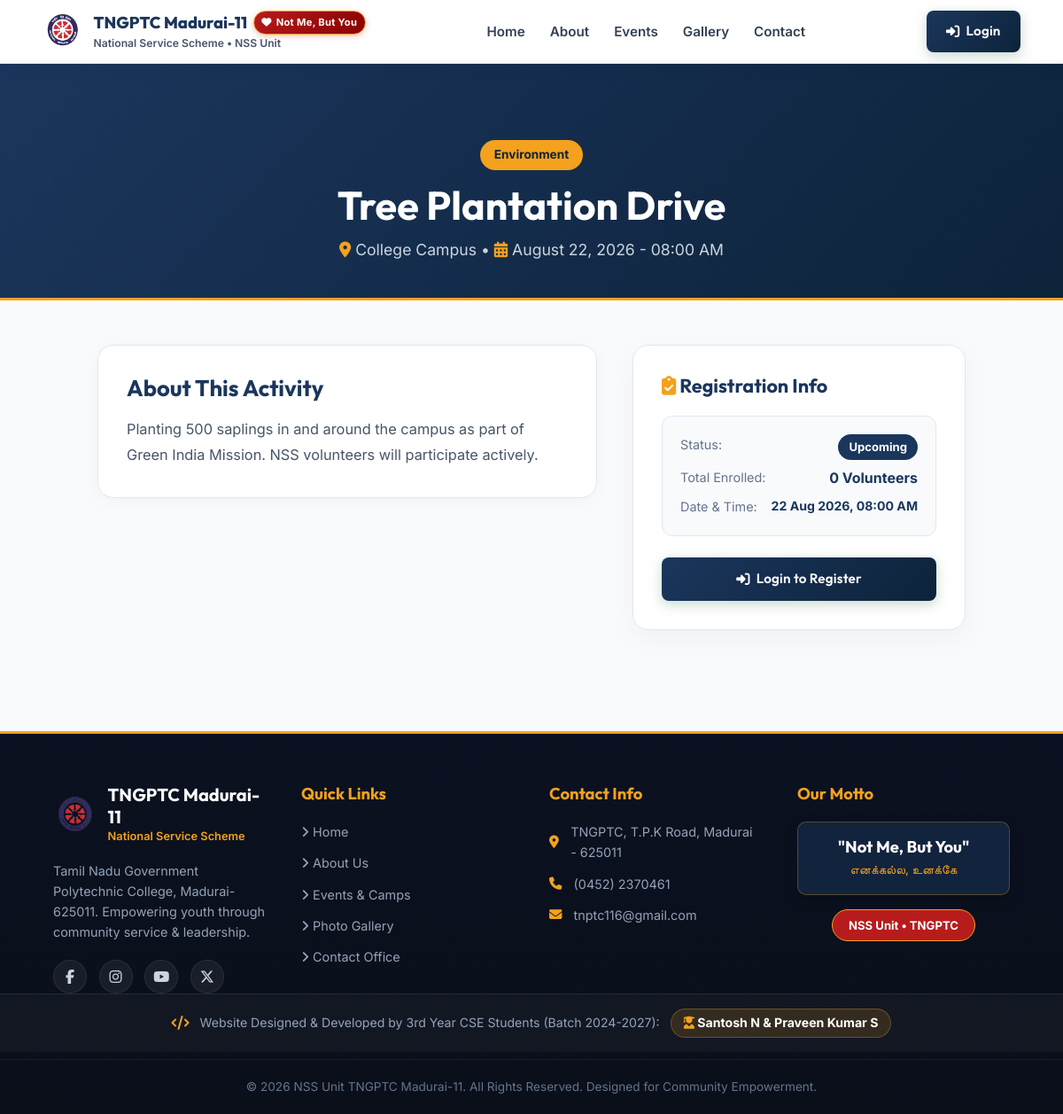
The page /event-detail.php?id=2 on the database its author committed.
### tables this page shows
CREATE TABLE events (
    id INT AUTO_INCREMENT PRIMARY KEY,
    title VARCHAR(200) NOT NULL,
    description TEXT,
    event_date DATETIME NOT NULL,
    end_date DATETIME DEFAULT NULL,
    location VARCHAR(200),
    image VARCHAR(255) DEFAULT NULL,
    image_path VARCHAR(255) DEFAULT NULL,
    category VARCHAR(100) DEFAULT 'General',
    max_participants INT DEFAULT 0,
    status ENUM('upcoming','ongoing','completed','postponed','cancelled') DEFAULT 'upcoming',
    created_by INT,
    created_at TIMESTAMP DEFAULT CURRENT_TIMESTAMP,
    FOREIGN KEY (created_by) REFERENCES users(id) ON DELETE SET NULL
);

### event-detail.php (the view, shortened to what this page needs)
<?php
require_once __DIR__ . '/includes/db.php';
require_once __DIR__ . '/includes/functions.php';
$event_id = (int)($_GET['id'] ?? 0);
$stmt = $pdo->prepare("SELECT e.*, (SELECT COUNT(*) FROM event_registrations r WHERE r.event_id = e.id) as reg_count FROM events e WHERE e.id = ?");
$stmt->execute([$event_id]);
$event = $stmt->fetch(PDO::FETCH_ASSOC);
$user_id = $_SESSION['user_id'] ?? 0;
$is_registered = false;
$eventTimestamp = strtotime($event['event_date']);
$now = time();
$rawStatus = strtolower($event['status'] ?? 'upcoming');
if ($rawStatus === 'postponed' || $rawStatus === 'cancelled') {
    $status = $rawStatus;
} elseif ($eventTimestamp > $now) {
    $status = 'upcoming';
} elseif ($eventTimestamp <= $now && $eventTimestamp >= ($now - 86400)) {
    $status = 'ongoing';
} else {
    $status = 'completed';
}
require_once __DIR__ . '/includes/header.php';
?>
<div class="page-hero" style="padding: 90px 5% 40px; text-align: center; background: linear-gradient(135deg, #1b365d 0%, #0d233a 100%); border-bottom: 3px solid #f4a11d;">
    <span class="badge" style="background:#f4a11d; color:#0d233a; padding:6px 16px; border-radius:20px; font-weight:700; margin-bottom:12px; display:inline-block; font-size:0.85rem;"><?= htmlspecialchars($event['category'] ?? 'General') ?></span>
    <h1 class="page-title" style="font-size:2.8rem; color:white; margin-bottom: 0.5rem;"><?= htmlspecialchars($event['title']) ?></h1>
    <p style="color:#cbd5e1; font-size:1.1rem;"><i class="fas fa-map-marker-alt text-accent"></i> <?= htmlspecialchars($event['location']) ?> • <i class="fas fa-calendar-alt text-accent"></i> <?= date('F d, Y - h:i A', $eventTimestamp) ?></p>
</div>
<section class="section" style="padding: 50px 5%; max-width: 1100px; margin: 0 auto;">
    <div class="event-detail-grid">
        <div>
            <div class="glass-panel" style="background:#ffffff; border:1px solid #e2e8f0; border-radius:18px; padding:2rem; margin-bottom:30px; box-shadow:0 4px 20px rgba(0,0,0,0.03);">
                <h2 style="color:#1b365d; font-family:'Outfit',sans-serif; margin-bottom:1rem; font-size:1.6rem;">About This Activity</h2>
                <p style="color:#475569; font-size:1.02rem; line-height:1.8; white-space:pre-line; margin:0;"><?= htmlspecialchars($event['description'] ?? 'No detailed description available.') ?></p>
            </div>
        </div>
        <div class="glass-panel" style="background:#ffffff; border:1px solid #e2e8f0; border-radius:18px; padding:2rem; box-shadow:0 10px 30px rgba(0,0,0,0.04); position:sticky; top:90px;">
            <h3 style="color:#1b365d; font-family:'Outfit',sans-serif; margin-bottom:1.25rem; font-size:1.35rem;"><i class="fas fa-clipboard-check text-accent"></i> Registration Info</h3>
            <div style="margin-bottom:1.5rem; background:#f8fafc; padding:1.25rem; border-radius:12px; border:1px solid #e2e8f0;">
                <div style="display:flex; justify-content:space-between; margin-bottom:8px;">
                    <span style="color:#64748b; font-size:0.9rem;">Status:</span>
                    <?php if ($status === 'upcoming'): ?>
                        <span class="badge" style="background:#1b365d; color:#ffffff; padding:4px 12px; border-radius:20px; font-weight:700; font-size:0.82rem;">Upcoming</span>
                    <?php elseif ($status === 'ongoing'): ?>
                        <span class="badge" style="background:#dcfce7; color:#166534; padding:4px 12px; border-radius:20px; font-weight:700; font-size:0.82rem;"><i class="fas fa-spinner fa-spin"></i> Ongoing Now</span>
                    <?php elseif ($status === 'completed'): ?>
                        <span class="badge" style="background:#f1f5f9; color:#475569; padding:4px 12px; border-radius:20px; font-weight:700; font-size:0.82rem;">Completed</span>
                    <?php elseif ($status === 'postponed'): ?>
                        <span class="badge" style="background:#fef3c7; color:#92400e; padding:4px 12px; border-radius:20px; font-weight:700; font-size:0.82rem;">Postponed</span>
                    <?php else: ?>
                        <span class="badge" style="background:#fee2e2; color:#991b1b; padding:4px 12px; border-radius:20px; font-weight:700; font-size:0.82rem;">Cancelled</span>
                    <?php endif; ?>
                </div>
                <div style="display:flex; justify-content:space-between; margin-bottom:8px;">
                    <span style="color:#64748b; font-size:0.9rem;">Total Enrolled:</span>
                    <strong style="color:#1b365d; font-size:1rem;"><?= $event['reg_count'] ?> Volunteers</strong>
                </div>
                <div style="display:flex; justify-content:space-between;">
                    <span style="color:#64748b; font-size:0.9rem;">Date & Time:</span>
                    <strong style="color:#1b365d; font-size:0.88rem;"><?= date('d M Y, h:i A', $eventTimestamp) ?></strong>
                </div>
            </div>
            <?php if ($status === 'completed'): ?>
                <button class="btn btn-outline btn-block" style="width:100%; padding:0.85rem; opacity:0.8; cursor:not-allowed;" disabled>
                    <i class="fas fa-flag-checkered"></i> Event Over — Thanks for Participating!
                </button>
            <?php elseif ($status === 'postponed' || $status === 'cancelled'): ?>
                <button class="btn btn-outline btn-block" style="width:100%; padding:0.85rem; color:#92400e; border-color:#fde68a; background:#fffbe8; cursor:not-allowed;" disabled>
                    <i class="fas fa-exclamation-triangle"></i> Event <?= ucfirst($status) ?>
                </button>
            <?php else: ?>
                <a href="login.php" class="btn btn-primary btn-block" style="width:100%; text-align:center; padding:0.8rem;"><i class="fas fa-sign-in-alt"></i> Login to Register</a>
            <?php endif; ?>
        </div>
    </div>
</section>
<?php require_once __DIR__ . '/includes/footer.php'; ?>

### css/style.css (style rules this page uses)
:root { --primary: #1b365d; --primary-dark: #0d233a; --primary-light: #2a4a7f; --primary-subtle: rgba(27, 54, 93, 0.08); --accent: #f4a11d; --accent-light: #f4a11d; --accent-dark: #d98200; --accent-subtle: rgba(244, 161, 29, 0.12); --nss-red: #b71c1c; --bg: #f0f2f5; --bg-surface: #ffffff; --bg-card: #ffffff; --bg-card-hover: #fafbfc; --bg-alt: #edf0f4; --bg-section-alt: #f5f7fa; --border: #dde1e7; --border-accent: rgba(244, 161, 29, 0.4); --shadow: 0 4px 20px rgba(0, 0, 0, 0.06); --shadow-hover: 0 12px 35px rgba(27, 54, 93, 0.14); --shadow-accent-glow: 0 8px 25px rgba(244, 161, 29, 0.25); --text: #0f172a; --text-dark: #0f172a; --text-muted: #475569; --text-dim: #64748b; --font-heading: 'Outfit', sans-serif; --font-body: 'Inter', sans-serif; --radius: 10px; --radius-lg: 14px; --radius-full: 9999px; --transition: 0.3s cubic-bezier(0.4, 0, 0.2, 1); --z-particles: 0; --z-base: 1; --z-nav: 1000; --z-modal: 2000; --z-loader: 9999; }
*, *::before, *::after { margin: 0; padding: 0; box-sizing: border-box; }
html { scroll-behavior: smooth; font-size: 16px; }
body { background-color: var(--bg); color: var(--text); font-family: var(--font-body); line-height: 1.6; overflow-x: hidden; -webkit-font-smoothing: antialiased; }
h1, h2, h3, h4, h5, h6 { font-family: var(--font-heading); font-weight: 700; line-height: 1.25; margin-bottom: 0.75rem; color: var(--text-dark); }
a { color: var(--primary); text-decoration: none; transition: color var(--transition); }
.text-accent { color: var(--accent) !important; }
.glass-panel { background: #ffffff; border: 1px solid var(--border); border-radius: var(--radius-lg); box-shadow: var(--shadow); transition: transform var(--transition), box-shadow var(--transition); }
.btn { display: inline-flex; align-items: center; justify-content: center; padding: 0.7rem 1.4rem; border-radius: 8px; font-family: var(--font-heading); font-weight: 600; font-size: 0.95rem; cursor: pointer; transition: all var(--transition); border: none; outline: none; gap: 0.45rem; text-transform: none; letter-spacing: 0.2px; }
.btn-primary { background: linear-gradient(135deg, var(--primary) 0%, var(--primary-dark) 100%); color: #fff !important; box-shadow: 0 4px 14px rgba(26, 107, 60, 0.25); }
.btn-block { width: 100%; }
.badge { padding: 0.3rem 0.85rem; border-radius: var(--radius-full); font-size: 0.78rem; font-weight: 600; }

### includes/header.php (style rules this page uses)
:root { --nss-blue: #1b365d; --nss-navy: #0d233a; --nss-red: #b71c1c; --nss-gold: #f4a11d; --nss-gold-dark: #d98200; --primary: #1b365d; --primary-dark: #0d233a; --accent: #f4a11d; --light-bg: #f8fafc; --glass-bg: rgba(255, 255, 255, 0.96); --glass-border: rgba(226, 232, 240, 0.9); }
body { font-family: 'Inter', sans-serif; background-color: var(--light-bg); color: #0f172a; margin: 0; padding: 0; }
h1, h2, h3, h4, h5, h6 { font-family: 'Outfit', sans-serif; }

### event-detail.php (style rules this page uses)
.event-detail-grid { display: grid; grid-template-columns: 1.8fr 1.2fr; gap: 40px; align-items: start; }

### rows shown on the page
events: category "Environment", title "Tree Plantation Drive", location "College Campus", event_date "August 22, 2026 - 08:00 AM", description "Planting 500 saplings in and around the campus as part of Green India Mission. NSS volunteers will participate actively.", event_date "22 Aug 2026, 08:00 AM"

### other values the page prints
$event['reg_count'] "0"
